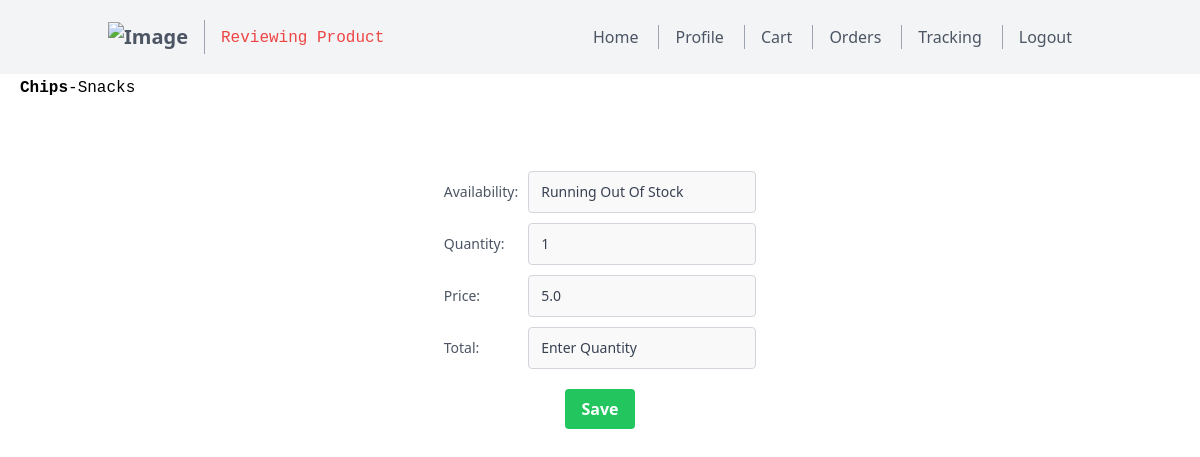
Page /cart/16/review_product (signed in) on the earlier database version.
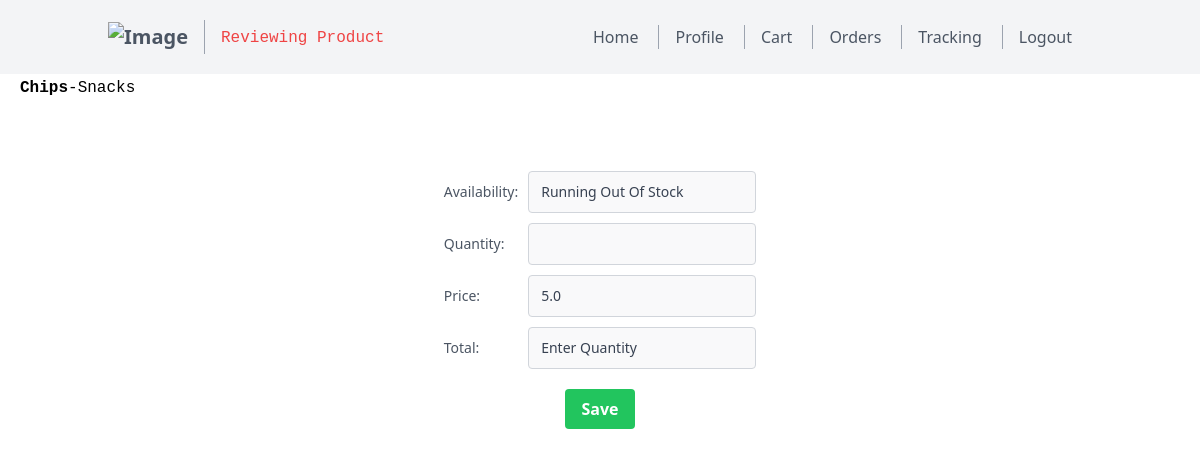
Same page on the later database version.
### models.py (models this page shows)
class Product(db.Model):
    __TableName__ = 'product'
    productid = db.Column(db.Integer, primary_key=True, autoincrement=True, nullable=False, unique=True)
    productname = db.Column(db.String(20), nullable=False)
    categoryid = db.Column(db.Integer, db.ForeignKey('category.categoryid'), nullable=False)
    rateperunit = db.Column(db.Float, nullable=False)
    unit= db.Column(db.String(20), nullable=False)
    quantity = db.Column(db.Integer, nullable=False)

class Category(db.Model):
    __TableName__ = 'category'
    categoryid = db.Column(db.Integer, primary_key=True, autoincrement=True, nullable=False, unique=True)
    categoryname = db.Column(db.String(50), nullable=False)
    products = db.relationship('Product', backref='category', foreign_keys='Product.categoryid', lazy=True)

class Cart(db.Model):
    __TableName__ = 'cart'
    cartid = db.Column(db.Integer, primary_key=True, autoincrement=True, nullable=False, unique=True)
    userid = db.Column(db.Integer, db.ForeignKey('user.userid'), nullable=False)
    productid = db.Column(db.Integer, db.ForeignKey('product.productid'), nullable=False)
    quantity = db.Column(db.Integer, nullable=False)

### routes.py (the view)
@app.route('/cart/<int:productid>/review_product')
@auth_required
def review_product(productid):
    return render_template('cart/review_product.html',product=Product.query.filter_by(productid=productid).first(),nav="review_product",category=Category.query.filter_by(categoryid=Product.query.filter_by(productid=productid).first().categoryid).first(),cart=Cart.query.filter_by(userid=session['user_id'],productid=productid).first())

### routes.py (called while the page is built)
def auth_required(func):
    @wraps(func)
    def inner(*args, **kwargs):
        if 'user_id' not in session:
            flash('Please login to continue')
            return redirect(url_for('login'))
        return func(*args, **kwargs)
    return inner

### templates/cart/review_product.html (shortened to what this page needs)
{% extends 'layout.html' %}
{% block content %}
<code style="margin-left:20px;margin-top:15px;"><strong>{{product.productname}}</strong>-{{category.categoryname}}</code>
<div style="display: flex; justify-content: center; align-items: center; height: 50vh;">
    <form action="" method="POST" style="text-align:left;">
        <div style="text-align: center;">
            <div style="margin-bottom: 10px; display: flex; justify-content: space-between; align-items: center;">
                <label for="availability" class="leading-7 text-sm text-gray-600" style="margin-right: 10px;">Availability:</label>
                <input type="text" id="availability" value="{%if product.quantity>30%}In Stock {%elif 0<product.quantity<30%}Running Out Of Stock {%else%}Out Of Stock{%endif%}" name="availability" class="leading-7 text-sm bg-gray-100 bg-opacity-50 rounded border border-gray-300 focus:border-indigo-500 focus:bg-white focus:ring-2 focus:ring-indigo-200 text-base outline-none text-gray-700 py-1 px-3 leading-8 transition-colors duration-200 ease-in-out" disabled required >
            </div>
            <div style="margin-bottom: 10px; display: flex; justify-content: space-between; align-items: center;">
                <label for="quantity" class="leading-7 text-sm text-gray-600" style="margin-right: 10px;">Quantity:</label>
                <input type="text" id="quantity" value="{{cart.quantity}}" name="quantity" class="leading-7 text-sm bg-gray-100 bg-opacity-50 rounded border border-gray-300 focus:border-indigo-500 focus:bg-white focus:ring-2 focus:ring-indigo-200 text-base outline-none text-gray-700 py-1 px-3 leading-8 transition-colors duration-200 ease-in-out"autofocus  required oninput="updateTotal()">
            </div>
            <div style="margin-bottom: 10px; display: flex; justify-content: space-between; align-items: center;">
                <label for="price" class="leading-7 text-sm text-gray-600" style="margin-right: 10px;">Price:</label>
                <input type="text" id="price" name="price" value="{{product.rateperunit}}" class="leading-7 text-sm bg-gray-100 bg-opacity-50 rounded border border-gray-300 focus:border-indigo-500 focus:bg-white focus:ring-2 focus:ring-indigo-200 text-base outline-none text-gray-700 py-1 px-3 leading-8 transition-colors duration-200 ease-in-out" disabled required >
            </div>
            <div style="margin-bottom: 10px; display: flex; justify-content: space-between; align-items: center;">
                <label for="total" class="leading-7 text-sm text-gray-600" style="margin-right: 10px;">Total:</label>
                <input type="text" id="total" name="total" value="Enter Quantity" class="leading-7 text-sm bg-gray-100 bg-opacity-50 rounded border border-gray-300 focus:border-indigo-500 focus:bg-white focus:ring-2 focus:ring-indigo-200 text-base outline-none text-gray-700 py-1 px-3 leading-8 transition-colors duration-200 ease-in-out" disabled required >
            </div>
            <button type="submit" class="bg-green-500 hover:bg-green-700 text-white font-bold py-2 px-4 rounded" style="margin-top: 10px;">Save</button>
        </div>
    </form>
</div>
{% endblock %}

### templates/layout.html (shortened to what this page needs)
<!DOCTYPE html>
<html lang="en">
<head>
    <script src="https://cdn.tailwindcss.com"></script>
    {% include 'navbar.html' %}
    {% block content %}
    {% endblock %}
</body>
</html>

### templates/navbar.html (shortened to what this page needs)
  </head>
<body>
  <header class="text-gray-600 body-font bg-gray-100">
    <div class="container mx-auto flex flex-wrap p-5 flex-col md:flex-row items-center">
        <a class="navbar-brand" href="{{url_for('index')}}" style="font-weight: bold;font-size:15pt"><img src="gs.png" alt="Image" class="mx-auto  w-20" /></a>
      <nav class="md:mr-auto md:ml-4 md:py-1 md:pl-4 md:border-l md:border-gray-400	flex flex-wrap items-center text-base justify-center">
        <a class="mr-5 text-red-500">
          {%if nav=="dashboard"%}
            <code>{{user.uname}}'s Dashboard</code>
          {%elif nav=="profile"%}
            <code>{{user.uname}}'s Profile</code>
          {%elif nav=="buy_product"%}
            <code>Buying Product</code>
          {%elif nav=="addtocart"%}
            <code>Adding to Cart</code>
          {%elif nav=="cart"%}
            <code>{{user.uname}}'s Cart</code>
          {%elif nav=="review_product"%}
            <code>Reviewing Product</code>
          {%elif nav=="order"%}
            <code>{{user.uname}}'s Order History</code>
          {%elif nav=="payment"%}
            <code>{{user.uname}}'s Payment</code>
          {%elif nav=="success"%}
            <code>{{user.uname}}'s Payment Success</code>
          {%elif nav=="tracking"%}
            <code>{{user.uname}}'s Tracking Order</code>
          {%else%}
            <code>Login/Sign Up</code>
          {%endif%}
        </a>
      </nav>
      <nav class="md:ml-auto flex flex-wrap items-center text-base justify-center">
        {%if nav=="dashboard"%}
          <a class="mr-5 hover:text-gray-900" href="{{url_for('profile')}}">Profile</a>
          <a class="mr-5 hover:text-gray-900 md:pl-4 md:border-l md:border-gray-400" href="{{url_for('cart')}}">Cart</a>
          <a class="mr-5 hover:text-gray-900 md:pl-4 md:border-l md:border-gray-400" href="{{url_for('order')}}">Orders</a>
          <a class="mr-5 hover:text-gray-900 md:pl-4 md:border-l md:border-gray-400" href="{{url_for('tracking')}}">Tracking</a>
          <a class="mr-5 hover:text-gray-900 md:pl-4 md:border-l md:border-gray-400" href="{{url_for('logout')}}">Logout</a>
        {%elif nav=="review_product"%}
          <a class="mr-5 hover:text-gray-900" href="{{url_for('index')}}">Home</a>
          <a class="mr-5 hover:text-gray-900 md:pl-4 md:border-l md:border-gray-400" href="{{url_for('profile')}}">Profile</a>
          <a class="mr-5 hover:text-gray-900 md:pl-4 md:border-l md:border-gray-400" href="{{url_for('cart')}}">Cart</a>
          <a class="mr-5 hover:text-gray-900 md:pl-4 md:border-l md:border-gray-400" href="{{url_for('order')}}">Orders</a>
          <a class="mr-5 hover:text-gray-900 md:pl-4 md:border-l md:border-gray-400" href="{{url_for('tracking')}}">Tracking</a>
          <a class="mr-5 hover:text-gray-900 md:pl-4 md:border-l md:border-gray-400" href="{{url_for('logout')}}">Logout</a>
        {%else%}
          <a class="mr-5 hover:text-gray-900" href="{{url_for('login')}}">Customer</a>
          <a class="mr-5 hover:text-gray-900 md:pl-4 md:border-l md:border-gray-400" href="{{url_for('login_man')}}">Manager</a>
        {%endif%}
      </nav>
    </div>
  </header>
</body>
</html>

Differences in the rows shown:
removed Cart: quantity "1"
